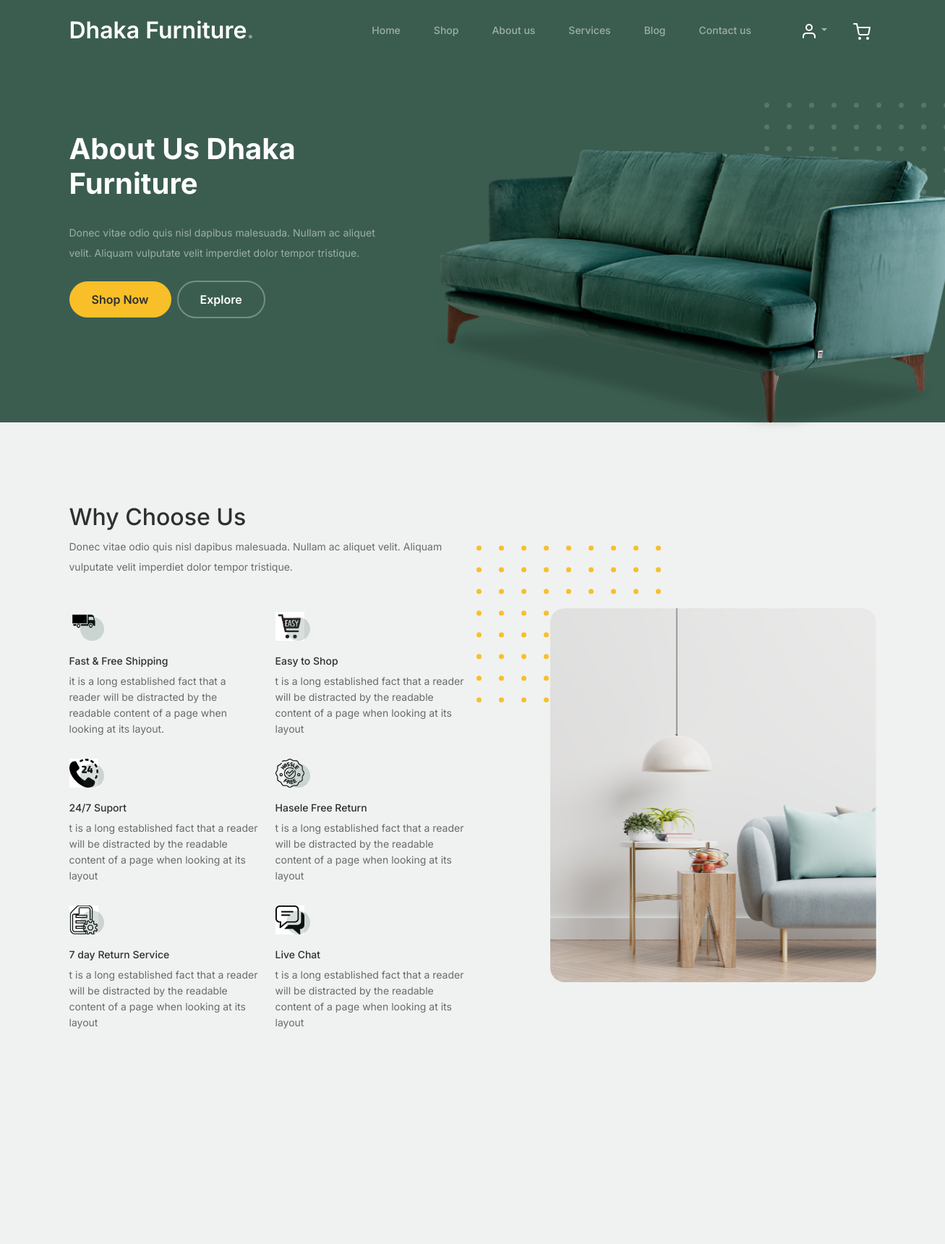
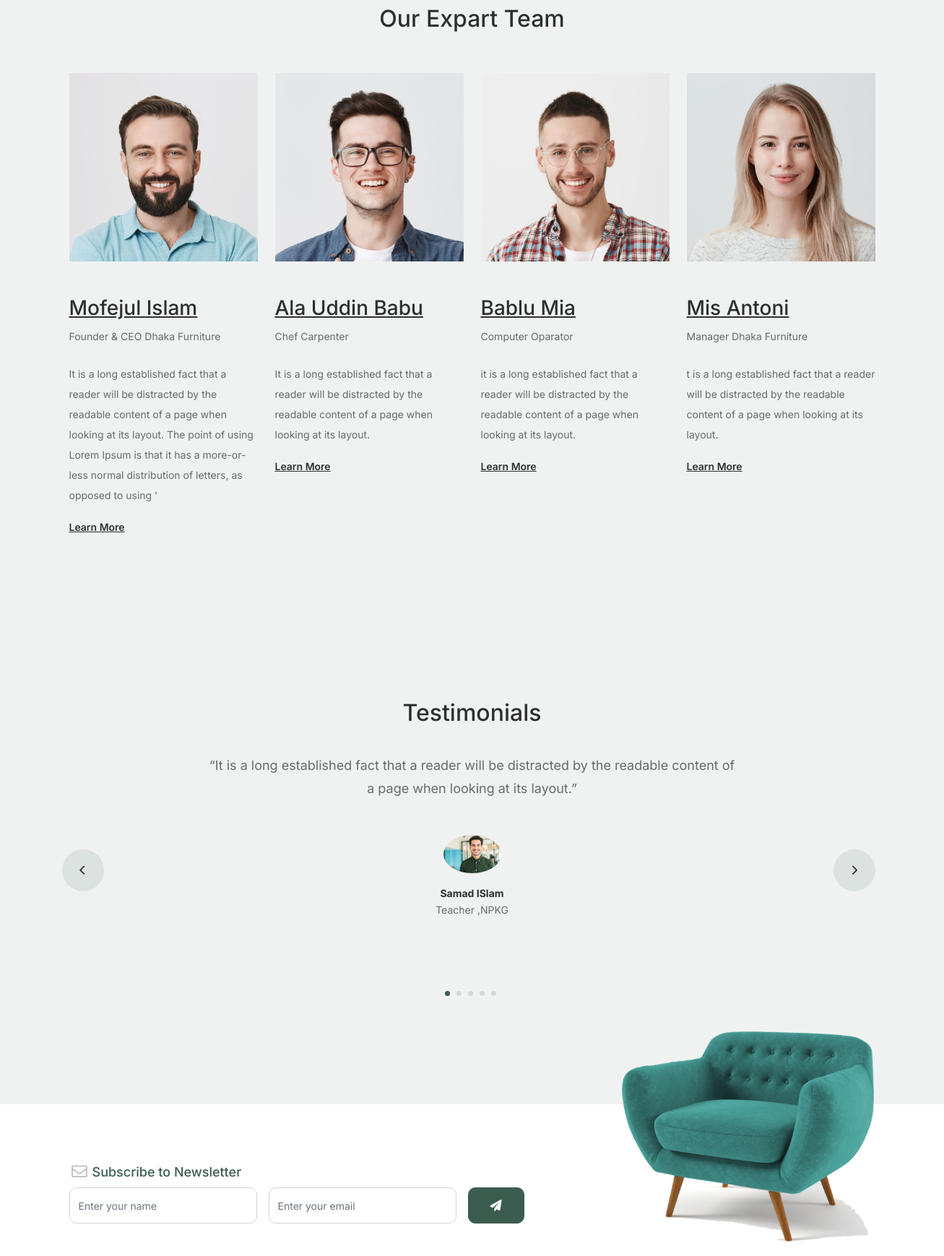
The page /about/ (signed in, upper part) on the database its author committed (2 pictures, top to bottom).
### main/models.py (models this page shows, shortened)
class OurService(models.Model):
    title=models.CharField( max_length=50)
    information=models.TextField()
    image=models.ImageField( upload_to='Service')

class OurTeam(models.Model):
    name=models.CharField( max_length=50)
    title=models.CharField( max_length=50)
    description=models.TextField()
    img=models.ImageField(upload_to='team' )

class Testimonial(models.Model):
    name=models.CharField( max_length=50)
    title=models.CharField( max_length=50)
    description=models.TextField()
    image=models.ImageField( upload_to='Testimonial')

### main/views.py (the view)
# urls.py: path('about/',views.About,name='about'),
def About(request):
    tesimonial=Testimonial.objects.all()
    team=OurTeam.objects.all()
    service=OurService.objects.all()
    return render(request,'about.html',locals())

### main/templates/about.html (shortened to what this page needs)
{% extends "base.html" %}
{% load static %}
{% block content %}
			<div class="hero">
				<div class="container">
					<div class="row justify-content-between">
						<div class="col-lg-5">
							<div class="intro-excerpt">
								<h1>About Us Dhaka Furniture</h1>
								<p class="mb-4">Donec vitae odio quis nisl dapibus malesuada. Nullam ac aliquet velit. Aliquam vulputate velit imperdiet dolor tempor tristique.</p>
								<p><a href="{% url "shop" %}" class="btn btn-secondary me-2">Shop Now</a><a href="{% url "blog" %}" class="btn btn-white-outline">Explore</a></p>
							</div>
						</div>
						<div class="col-lg-7">
							<div class="hero-img-wrap">
								<img src="{% static "images/couch.png" %}" class="img-fluid">
							</div>
						</div>
					</div>
				</div>
			</div>
		<div class="why-choose-section">
			<div class="container">
				<div class="row justify-content-between align-items-center">
					<div class="col-lg-6">
						<h2 class="section-title">Why Choose Us</h2>
						<p>Donec vitae odio quis nisl dapibus malesuada. Nullam ac aliquet velit. Aliquam vulputate velit imperdiet dolor tempor tristique.</p>
						<div class="row my-5">
							{% for s in service %}
							<div class="col-6 col-md-6">
								<div class="feature">
									<div class="icon">
										<img src="{{s.image.url}}" alt="Image" class="imf-fluid" width="40" height="40">
									</div>
									<h3>{{s.title}}</h3>
									<p>{{s.information}}</p>
								</div>
							</div>
							{% endfor %}
						</div>
					</div>
					<div class="col-lg-5">
						<div class="img-wrap">
							<img src="{% static "images/why-choose-us-img.jpg" %}" alt="Image" class="img-fluid">
						</div>
					</div>
				</div>
			</div>
		</div>
		<div class="untree_co-section">
			<div class="container">
				<div class="row mb-5">
					<div class="col-lg-5 mx-auto text-center">
						<h2 class="section-title">Our Expart Team</h2>
					</div>
				</div>
				<div class="row">
					{% for team in  team %}
					<div class="col-12 col-md-6 col-lg-3 mb-5 mb-md-0">
						<img src="{{team.img.url}}" class="img-fluid mb-5">
						<h3 clas><a href="#"><span class="">{{team.name}}</a></h3>
							<span class="d-block position mb-4">{{team.title}}</span>
							<p>{{team.description}}</p>
							<p class="mb-0"><a href="#" class="more dark">Learn More </a></p>
					</div>
					{% endfor %}
				</div>
			</div>
		</div>
		<div class="testimonial-section before-footer-section">
			<div class="container">
				<div class="row">
					<div class="col-lg-7 mx-auto text-center">
						<h2 class="section-title">Testimonials</h2>
					</div>
				</div>
				<div class="row justify-content-center">
					<div class="col-lg-12">
						<div class="testimonial-slider-wrap text-center">
							<div id="testimonial-nav">
								<span class="prev" data-controls="prev"><span class="fa fa-chevron-left"></span></span>
								<span class="next" data-controls="next"><span class="fa fa-chevron-right"></span></span>
							</div>
							<div class="testimonial-slider">
								{% for testimonial in tesimonial %}
									<div class="item">
										<div class="row justify-content-center">
											<div class="col-lg-8 mx-auto">
												<div class="testimonial-block text-center">
													<blockquote class="mb-5">
														<p>&ldquo;{{ testimonial.description }}&rdquo;</p>
													</blockquote>
													<div class="author-info">
														<div class="author-pic">
															<img src="{{ testimonial.image.url }}" alt="{{ testimonial.name }}"  class="img-fluid" >
														</div>
														<h3 class="font-weight-bold">{{ testimonial.name }}</h3>
														<span class="position d-block mb-3">{{ testimonial.title }}</span>
													</div>
												</div>
											</div>
										</div>
									</div>
								{% endfor %}
							</div>
						</div>
					</div>
				</div>
			</div>
		</div>
		{% endblock content %}

### main/static/css/tiny-slider.css (style rules this page uses)
.tns-slider { -webkit-transition:all 0s;-moz-transition:all 0s;transition:all 0s }
.tns-slider>.tns-item { -webkit-box-sizing:border-box;-moz-box-sizing:border-box;box-sizing:border-box }
.tns-horizontal.tns-subpixel { white-space:nowrap }
.tns-horizontal.tns-subpixel>.tns-item { display:inline-block;vertical-align:top;white-space:normal }

### rows shown on the page
OurService: image (picture), title "Fast & Free Shipping", information "it is a long established fact that a reader will be distracted by the readable content of a page when looking at its layout."
OurService: image (picture), title "Easy to Shop", information "t is a long established fact that a reader will be distracted by the readable content of a page when looking at its layout"
OurService: image (picture), title "24/7 Suport", information "t is a long established fact that a reader will be distracted by the readable content of a page when looking at its layout"
OurService: image (picture), title "Hasele Free Return", information "t is a long established fact that a reader will be distracted by the readable content of a page when looking at its layout"
OurService: image (picture), title "7 day Return Service", information "t is a long established fact that a reader will be distracted by the readable content of a page when looking at its layout"
OurService: image (picture), title "Live Chat", information "t is a long established fact that a reader will be distracted by the readable content of a page when looking at its layout"
OurTeam: img (picture), name "Mofejul Islam", title "Founder & CEO Dhaka Furniture", description "It is a long established fact that a reader will be distracted by the readable content of a page when looking at its layout. The point of using Lorem Ipsum is that it has a more-or-less normal distribution of letters, as opposed to using '"
OurTeam: img (picture), name "Ala Uddin Babu", title "Chef Carpenter", description "It is a long established fact that a reader will be distracted by the readable content of a page when looking at its layout."
OurTeam: img (picture), name "Bablu Mia", title "Computer Oparator", description "it is a long established fact that a reader will be distracted by the readable content of a page when looking at its layout."
OurTeam: img (picture), name "Mis Antoni", title "Manager Dhaka Furniture", description "t is a long established fact that a reader will be distracted by the readable content of a page when looking at its layout."
Testimonial: description "It is a long established fact that a reader will be distracted by the readable content of a page when looking at its layout.", image (picture), name "Samad ISlam", title "Teacher ,NPKG"
